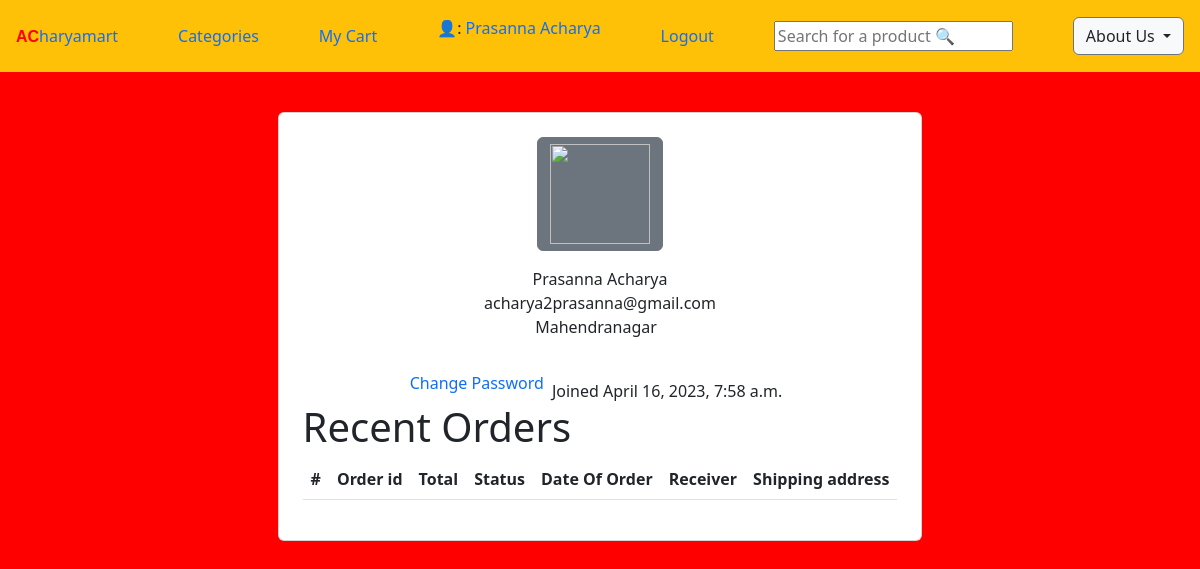
Before: /profile (signed in) with the older database file.
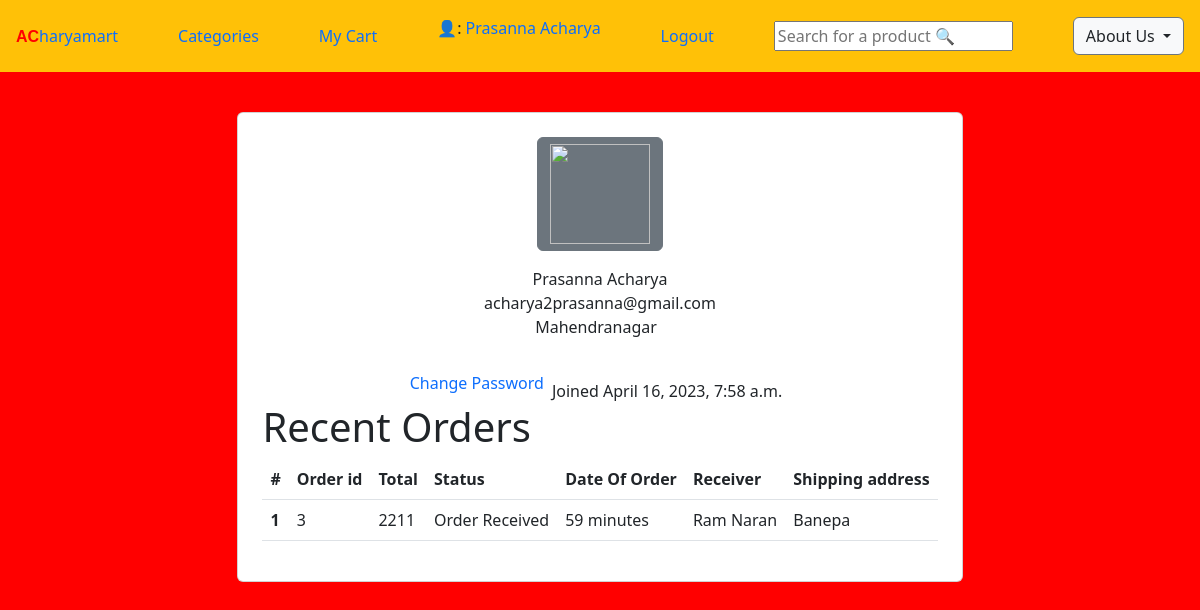
After: the same page with the newer database file.
### ecomapp/models.py (models this page shows, shortened)
class Order(models.Model):
    cart=models.OneToOneField(Cart,on_delete=models.CASCADE)
    order_by=models.CharField(max_length=200)
    shipping_address=models.CharField(max_length=200)
    mobile=models.CharField(max_length=10)
    email=models.EmailField(null=True,blank=True)
    subtotal=models.PositiveIntegerField()
    discount=models.PositiveIntegerField()
    total=models.PositiveIntegerField()
    order_status=models.CharField(max_length=50,choices=ORDER_STATUS)
    created_at=models.DateTimeField(auto_now_add=True)
    payment_method=models.CharField(max_length=20,choices=METHOD,default='Cash On Delivery')
    payment_completed=models.BooleanField(default=False,null=True,blank=True)

### ecomapp/views.py (the view)
# urls.py: path('profile',ProfileView.as_view(),name="profile"),
class ProfileView(LoginRequiredMixin,TemplateView):
    template_name="profile.html"
    login_url = 'ecomapp:login'
    def get_context_data(self, **kwargs):
        context= super().get_context_data(**kwargs)
        customer=self.request.user.customer
        context["customer"]=customer
        orderss=Order.objects.filter(cart__customer=customer)
        context["orders"]=orderss
        return context

### Templates/profile.html (shortened to what this page needs)
{% extends "base.html" %}
{% block content %}
<body>
    <div class="container mt-4 mb-4 p-3 d-flex justify-content-center">
        <div class="card p-4">
            <div class=" image d-flex flex-column justify-content-center align-items-center">
                <button class="btn btn-secondary"> <img src="https://i.imgur.com/wvxPV9S.png" height="100" width="100" /></button>
                <span class="name mt-3">{{request.user.customer.full_name}}</span> <span class="idd">{{request.user.email}}</span>
                <div class="d-flex flex-row justify-content-center align-items-center gap-2">
                    <span class="idd1">{{request.user.customer.address}}</span> <span></span> </div>
                <div class="d-flex flex-row justify-content-center align-items-center mt-3">
                <div class=" d-flex mt-2"> <a class="btn1 btn-dark text-center" href="{% url 'ecomapp:changepassword' %}">Change Password</a> </div>
                <div class=" px-2 rounded mt-4 date "> <span class="join">Joined {{request.user.customer.joined_on}}</span> </div>
            </div>
        </div>
        <h1>Recent Orders</h1>
        <table class="table">
            <thead>
              <tr>
                <th scope="col">#</th>
                <th scope="col">Order id</th>
                <th scope="col">Total </th>
                <th scope="col">Status</th>
                <th scope="col">Date  Of Order</th>
                <th scope="col">Receiver</th>
                <th scope="col">Shipping address</th>
              </tr>
            </thead>
            <tbody>
                {% for o in orders %}
              <tr>
                <th >{{forloop.counter}}</th>
                <td>{{o.id}}</td>
                <td>{{o.total}}</td>
                <td>{{o.order_status}}</td>
                <td>{{o.created_at|timesince}}</td>
                <td>{{o.order_by}}</td>
                <td>{{o.shipping_address}}</td>
              </tr>
              {% endfor %}
            </tbody>
          </table>
    </div>
</body>
{% endblock %}

Changed rows visible on the page:
added Order: id "3", total "2211", order_status "Order Received", created_at "59 minutes", order_by "Ram Naran", shipping_address "Banepa"
